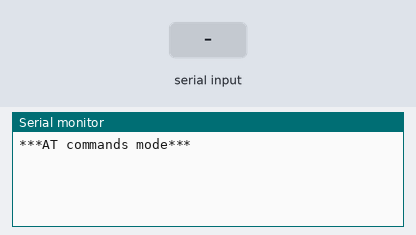
Bench run of a sketch on a simulated Arduino Uno, built with avr-gcc and run on an emulated ATmega328P. Parts: the last lines printed to the serial monitor. The test bench sets the inputs (shaded band).

Above: at 1.2 s.
1.3 s: "bdika2\n" received over the second serial link
At 1.9 s:
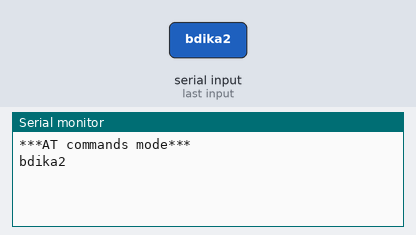
2.8 s: "1" received over the second serial link
At 4.3 s:
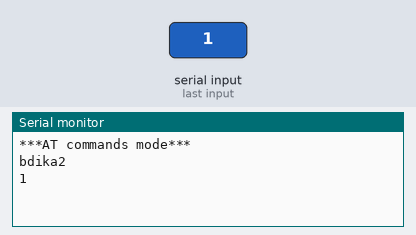

The sketch:

BlueTooth_AT_MODE.ino
```cpp
/*
HC05 - Bluetooth AT-Command mode
modified on 10 Feb 2019
by Saeed Hosseini
https://electropeak.com/learn/guides
*/
#include "SoftwareSerial.h"
SoftwareSerial MyBlue(10, 11); // RX | TX + CONNECT KEY PIN TO V5
// SET MONITOR TO 384000 AND INSTEAD OF NEW LINE TO NL & CR
void setup()
{
 Serial.begin(38400);
 MyBlue.begin(38400);  //Baud Rate for AT-command Mode.
 Serial.println("***AT commands mode***");
}
void loop()
{
//  Serial.println("Wating for Serial");
 //from bluetooth to Terminal.
 while (Serial.available()) {
  delay(1);
//  Serial.println("bdika");
   MyBlue.write(Serial.read());
 }
//  Serial.println("wating for BT");
 //from termial to bluetooth
 while (MyBlue.available()) {
//    Serial.println("bdika2");
    Serial.write(MyBlue.read());
 }
}
```

Measured:
- after the input at 1.3 s, the serial monitor: prints a new line at once (image 1)
- after the input at 2.8 s, the serial monitor: prints a new line at once (image 2)
